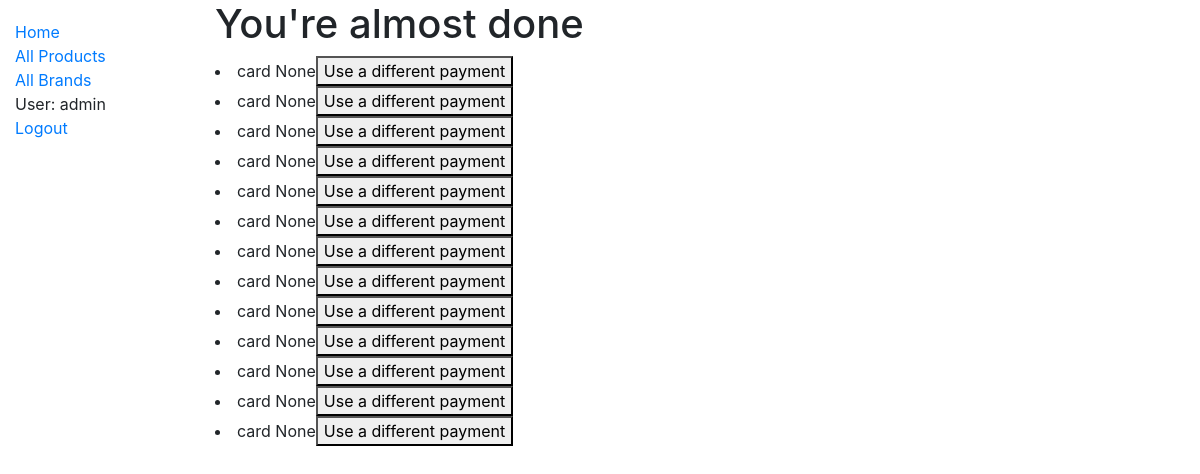
Page /products/order (signed in) on the committed database.
### products/models.py (models this page shows, shortened)
class PaymentCard(models.Model):
    id = models.UUIDField(primary_key=True, default=uuid.uuid4, help_text='Unique ID for this particular product across whole system')
    cardNumber = models.CharField('CardNumber', max_length=16,help_text='Enter a fake card number')
    cvv = models.CharField("cvv", max_length=4, help_text="max length = 4")
    exp = models.CharField("Expires", max_length=5)
    name = models.CharField("Card Name: ", max_length=32,
    help_text="Enter a name for this payment, up to 32 characters!",
    null=True, blank=True)
    cardHolder = models.CharField('CardHolder', max_length=64,help_text='Enter a CardHolder name')

### products/views.py (the view)
# urls.py: path('order', views.placeOrder, name='beginCheckOut'),
def placeOrder(request,):
    posted = request.POST
    user = request.user
    ERRORS = []
    try:
        w = Wallette.objects.get(owner=request.user)
        w.save()
    except:
        w = Wallette()
        w.owner = user
        w.save()
        return render(request, 'addCard.html', context=context)
    try:
        card_holder = posted['card_holder']
        cvv = posted['cvv']
        card_number = posted['cardNumber']
        expiration_date = posted['exp_month'] + "/" + posted['exp_year']
        p = PaymentCard()
        p.cardHolder = card_holder
        p.cvv = cvv
        p.cardNumber = card_number
        p.exp = expiration_date
        p.save()
        w.paymentList.add(p)
    except:
        pass
    payment_list = w.paymentList.all()
    hasCard = (len(payment_list)) > 0
    if posted.get('addCard') == "Different Card":
        print("addcard")
        print(hasCard)
    context = {
        'user': user,
        'payment_list': payment_list,
        'ERRORS': ERRORS,
    }
    print('whoah')
    return render(request, 'completeOrder.html', context=context)

### products/templates/completeOrder.html (shortened to what this page needs)
{% extends "base_generic.html" %}
{% block content %}
    <h1>You're almost done</h1>
    {% if payment_list %}
        <form action="order" method="post">
        {% for payment in payment_list %}
            <li>card {{payment.name}}<button>Use a different payment</button></li>
        {% endfor %}
        </form>
    {% endif %}
{% endblock %}

### products/templates/base_generic.html (shortened to what this page needs)
<!DOCTYPE html>
<html lang="en">
<head>
  <link rel="stylesheet" href="https://stackpath.bootstrapcdn.com/bootstrap/4.1.3/css/bootstrap.min.css">
  {% load static %}
  <link rel="stylesheet" href="{% static 'css/styles.css' %}">
</head>
<body>
  <div class="container-fluid">
    <div class="row">
      <div class="col-sm-2">
      {% block sidebar %}
        <ul class="sidebar-nav">
          <li><a href="{% url 'index' %}">Home</a></li>
          <li><a href="{% url 'store' %}">All Products</a></li>
          <li><a href="">All Brands</a></li>
      {% if user.is_authenticated %}
          <li>User: {{user.get_username }}</li>
          <li><a href="{% url 'logout' %}?next={{request.path}}">Logout</a></li>
      {% else %}
          <li><a href="{% url 'login' %}?next={{request.path}}">Login</a></li>
        </ul>
      {% endif %}
     {% endblock %}
      </div>
      <div class="col-sm-10 ">{% block content %}{% endblock %}</div>
    </div>
  </div>
</body>
</html>

### products/static/css/styles.css (style rules this page uses)
.sidebar-nav { margin-top: 20px; padding: 0; list-style: none; }

### rows in the picture
PaymentCard: name "None"
PaymentCard: name "None"
PaymentCard: name "None"
PaymentCard: name "None"
PaymentCard: name "None"
PaymentCard: name "None"
PaymentCard: name "None"
PaymentCard: name "None"
PaymentCard: name "None"
PaymentCard: name "None"
PaymentCard: name "None"
PaymentCard: name "None"
PaymentCard: name "None"

### other values in the picture
{{ user.get_username }} "admin"
